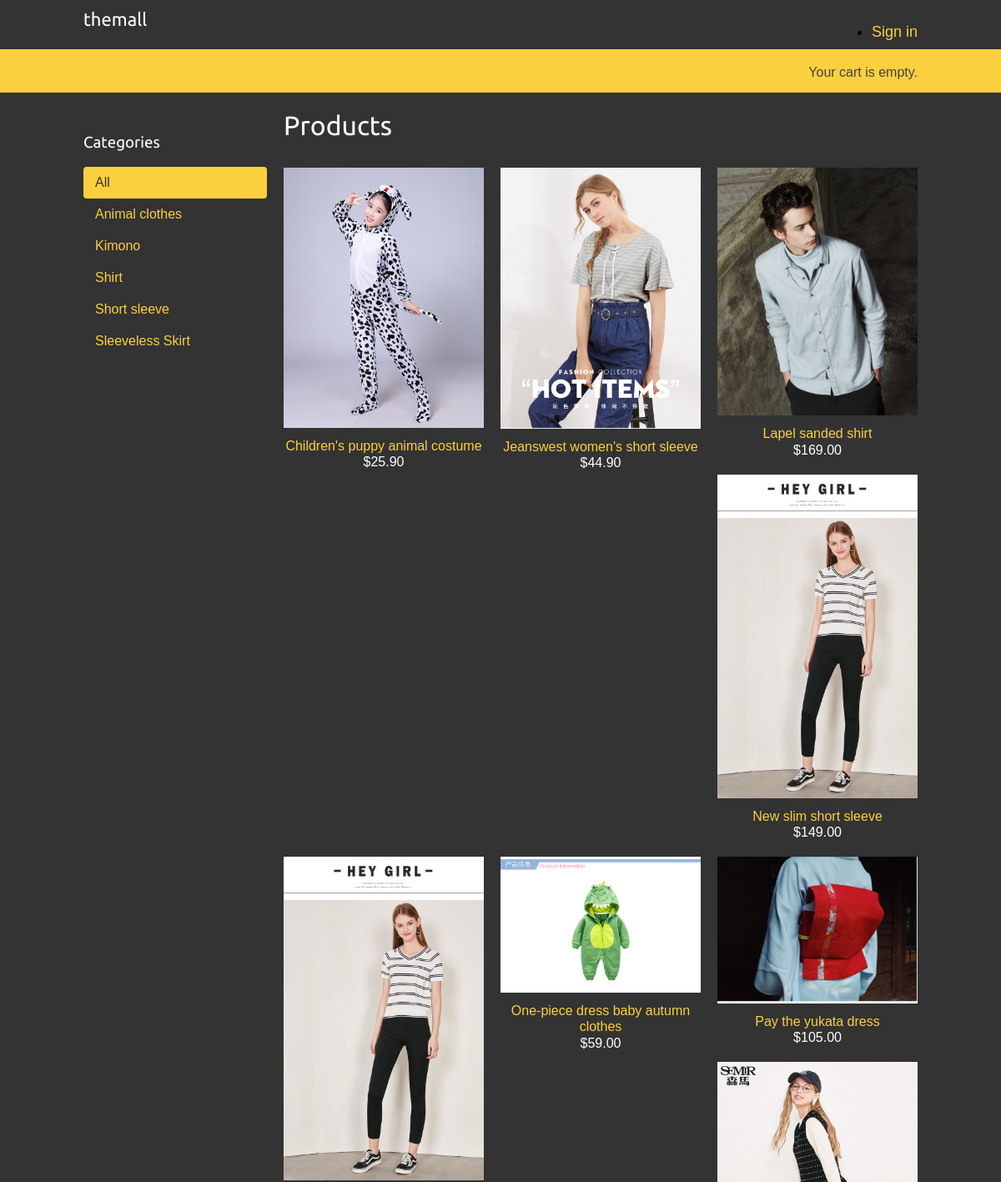
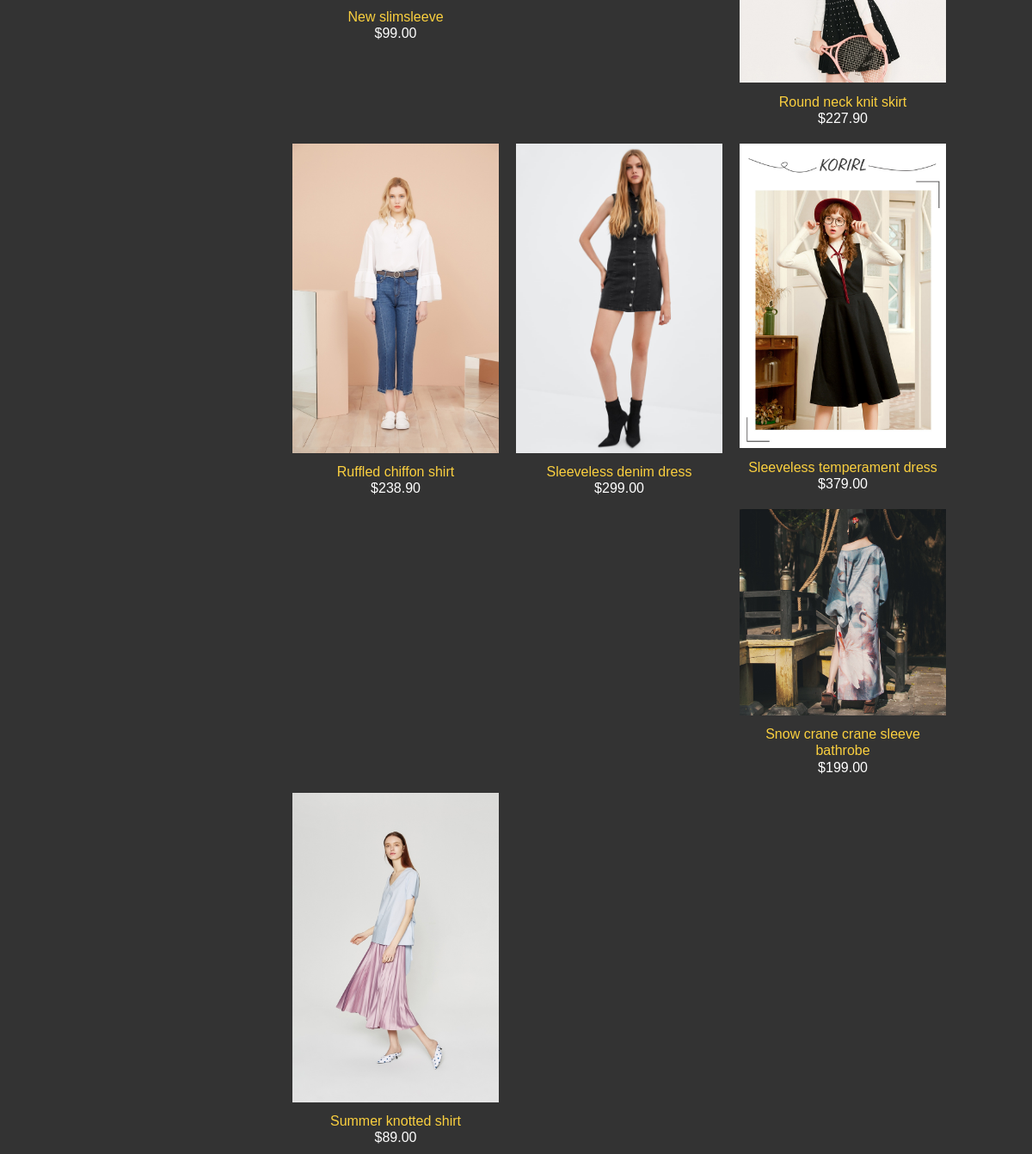
The app's page /shop/ with its own data (2 pictures, top to bottom).
### shop/models.py (models this page shows, shortened)
class Category(models.Model):
    name = models.CharField(max_length=200, db_index=True)
    slug = models.SlugField(max_length=200, db_index=True, unique=True)
    class Meta:
        ordering = ('name',)
        verbose_name = 'category'
        verbose_name_plural = 'categories'
    def get_absolute_url(self):
        return reverse('shop:product_list_by_category', args=[self.slug])

class Product(models.Model):
    category = models.ForeignKey(Category, related_name='category', on_delete=models.CASCADE)
    name = models.CharField(max_length=200, db_index=True)
    slug = models.SlugField(max_length=200, db_index=True)
    image = models.ImageField(upload_to='products/%Y/%m/%d', blank=True)
    description = models.TextField(blank=True)
    price = models.DecimalField(max_digits=10, decimal_places=2)
    available = models.BooleanField(default=True)
    created = models.DateTimeField(auto_now_add=True)
    updated = models.DateTimeField(auto_now=True)
    class Meta:
        ordering = ('name',)
        index_together = (('id', 'slug'),)
    def get_absolute_url(self):
        return reverse('shop:product_detail', args=[self.id, self.slug])

### shop/views.py (the view)
# urls.py: path('shop/', views.product_list, name='product_list'),
def product_list(request, category_slug=None):
    category = None
    categories = Category.objects.all()
    products = Product.objects.filter(available=True)
    if category_slug:
        category = get_object_or_404(Category, slug=category_slug)
        products = products.filter(category=category)
    return render(request, 'shop/product/list.html', {'category': category,
                                                      'categories': categories,
                                                      'products': products})

### cart/cart.py (called while the page is built)
    def __len__(self):
        return sum(item['quantity'] for item in self.cart.values())

### cart/context_processors.py (called while the page is built)
def cart(request):
    return {'cart': Cart(request)}

### shop/templates/shop/product/list.html (shortened to what this page needs)
{% extends "shop/base.html" %}
{% load static %}
{% block content %}
    <div id="sidebar">
        <h3>Categories</h3>
        <ul>
            <li {% if not category %}class="selected"{% endif %}>
                <a href="{% url "shop:product_list" %}">All</a>
            </li>
            {% for c in categories %}
                <li >
                    <a href="{{ c.get_absolute_url }}">{{ c.name }}</a>
                </li>
            {% endfor %}
        </ul>
    </div>
    <div id="main" class="product-list">
        <h1>{% if category %}{{ category.name }}{% else %}Products
        {% endif %}</h1>
        {% for product in products %}
            <div class="item">
                <a href="{{ product.get_absolute_url }}">
                    <img src="
                            {% if product.image %}{{ product.image.url }}{% else %}{% static "img/no_image.png" %}{% endif %}">
                </a>
                <a href="{{ product.get_absolute_url }}">{{ product.name }}</a>
                <br>
                ${{ product.price }}
            </div>
        {% endfor %}
    </div>
{% endblock %}

### shop/templates/shop/base.html (shortened to what this page needs)
{% load static %}
<!DOCTYPE html>
<html>
<head>
    <link href="{% static "css/base.css" %}" rel="stylesheet">
</head>
<body>
    <div id="header">
    <a href="/" class="logo">themall</a>
    <ul class="menu">
        {% if request.user.is_authenticated %}
            <li style="float:right"><a href="{% url "logout" %}">Sign out</a></li>
        {% else %}
            <li style="float:right"><a href="{% url "login" %}">Sign in</a></li>
        {% endif %}
    </ul>
    </div>
    <div id="subheader">
        <div class="cart">
            {% with total_items=cart|length %}
                {% if cart|length > 0 %}
                    Your cart:
                    <a href="{% url 'cart:cart_detail' %}">{{ total_items }} items{{ total_items|pluralize }},
                    ${{ cart.get_total_price }}
                    </a>
                {% else %}
                    Your cart is empty.
                {% endif %}
            {% endwith %}
        </div>
    </div>
    <div id="content">
        {% block content %}
        {% endblock %}
    </div>
</body>
</html>

### shop/static/css/base.css (style rules this page uses)
body { margin:0; padding:0; font-family:helvetica, sans-serif; background-color:#333333; }
h1, h2, h3, h4, h5 , h6 { font-family: 'Ubuntu', sans-serif; font-weight:normal; color:#ffffff; }
a { text-decoration:none; color:#FBD03F; }
#header { padding:10px 100px; font-size:18px; overflow:auto; }
#subheader { background:#FBD03F; color:#444; padding:15px 100px; overflow:auto; }
#header .logo { font-family: 'Ubuntu', sans-serif; float:left; color:#ffffff; font-size:22px; margin-right:10%; }
#subheader .cart { float:right; padding-top:4px; }
#content { padding:0 100px; overflow:hidden; }
#sidebar { width:220px; padding:30px 20px 0 0; float:left; }
#sidebar ul { margin:0; padding:0; }
#sidebar ul li { margin:0; list-style:none; padding:10px 14px; }
#sidebar ul li a { display:block; }
#sidebar ul li.selected { background:#FBD03F; border-radius:4px; }
#sidebar ul li.selected a { color:#333333; }
#main { float:left; width: 96%; margin-right:-220px; overflow:hidden; }
.product-list .item { width:25%; padding:10px 20px 10px 0; float:left; text-align:center; line-height:1.2; color:#ffffff; }
.product-list .item img { width:100%; margin-bottom:8px; }

### records on screen
Category: name "Animal clothes"
Category: name "Kimono"
Category: name "Shirt"
Category: name "Short sleeve"
Category: name "Sleeveless Skirt"
Product: image (picture), name "Children's puppy animal costume", price "25.90"
Product: image (picture), name "Jeanswest women's short sleeve", price "44.90"
Product: image (picture), name "Lapel sanded shirt", price "169.00"
Product: image (picture), name "New slim short sleeve", price "149.00"
Product: image (picture), name "New slimsleeve", price "99.00"
Product: image (picture), name "One-piece dress baby autumn clothes", price "59.00"
Product: image (picture), name "Pay the yukata dress", price "105.00"
Product: image (picture), name "Round neck knit skirt", price "227.90"
Product: image (picture), name "Ruffled chiffon shirt", price "238.90"
Product: image (picture), name "Sleeveless denim dress", price "299.00"
Product: image (picture), name "Sleeveless temperament dress", price "379.00"
Product: image (picture), name "Snow crane crane sleeve bathrobe", price "199.00"
Product: image (picture), name "Summer knotted shirt", price "89.00"
